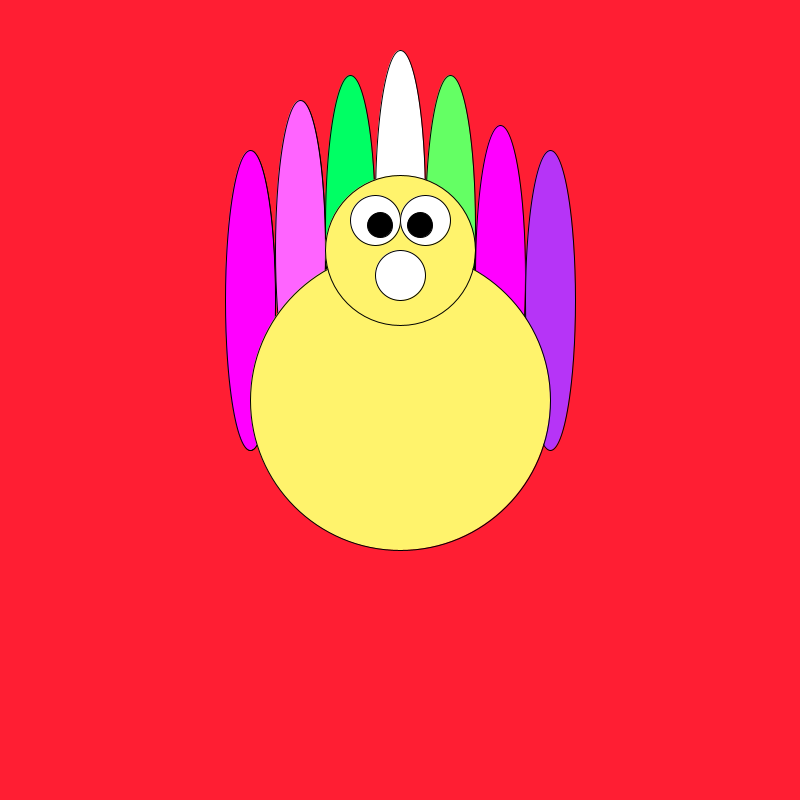
Frame 1 (no input)
Frame 60 (the mouse pressed at the canvas centre just before this capture): identical to frame 1, image omitted
Frame 120 (the mouse held since frame 60 and released just before this capture): identical to frame 1, image omitted

The Processing sketch that drew this single still picture (run headless with seeded random() and noise(); from frame 60 on, the mouse is pressed at the canvas centre):

// Processing sketch: Ayam
// ── Ayam.pde
Turkey turkeyA;
void setup() {
  size(800, 800);
  turkeyA = new Turkey(800, 800);
}

void draw() {
  background(255, 30, 51);
  turkeyA.display();
}

class Turkey {
  int x, y;

  Turkey(int tempx, int tempy) {
    x = tempx;
    y = tempy;
  }

  void display() {
    fill(255, 250, 125);
    ellipse(250, 300, 50, 300);
    fill(255, 250, 125);
    ellipse(300, 250, 50, 300);
    fill(400, 400, 400);
    ellipse(400, 200, 50, 300);
    fill(0, 255, 100);
    ellipse(350, 225, 50, 300);
    fill(100, 300, 100);
    ellipse(450, 225, 50, 300);
    fill(300, 100, 300);
    ellipse(300, 250, 50, 300);
    fill(255, 0, 255);
    ellipse(250, 300, 50, 300);
    fill(400, 0, 400);
    ellipse(500, 275, 50, 300);
    fill(#B634F7);
    ellipse(550, 300, 50, 300);
    fill(#FFF36C);
    ellipse(400, 400, 300, 300);
    ellipse(400, 250, 150, 150);
    fill(255);
    ellipse(375, 220, 50, 50);
    ellipse(425, 220, 50, 50);
    fill(0);
    ellipse(380, 225, 25, 25);
    ellipse(420, 225, 25, 25);
    fill(255);
    ellipse(400, 275, 50, 50);
    fill(100, 250, 125);

  }
}
